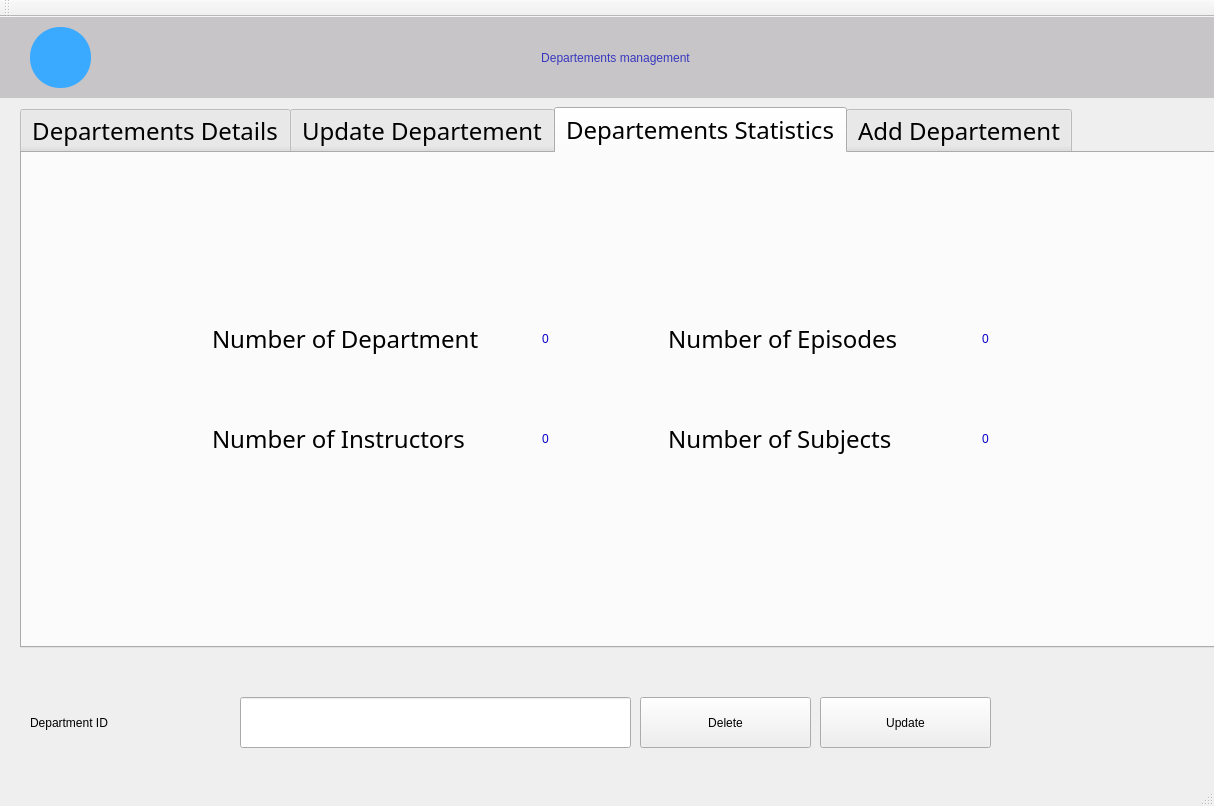
<?xml version="1.0" encoding="UTF-8"?>
<ui version="4.0">
 <class>department</class>
 <widget class="QMainWindow" name="department">
  <property name="geometry">
   <rect>
    <x>0</x>
    <y>0</y>
    <width>1214</width>
    <height>806</height>
   </rect>
  </property>
  <property name="windowTitle">
   <string>MainWindow</string>
  </property>
  <widget class="QWidget" name="centralwidget">
   <widget class="QLineEdit" name="deleteLine">
    <property name="geometry">
     <rect>
      <x>240</x>
      <y>680</y>
      <width>391</width>
      <height>51</height>
     </rect>
    </property>
    <property name="styleSheet">
     <string notr="true">font: 14pt &quot;Century Gothic&quot;;
color: rgb(173, 66, 164);</string>
    </property>
    <property name="text">
     <string/>
    </property>
   </widget>
   <widget class="QLabel" name="label_22">
    <property name="geometry">
     <rect>
      <x>30</x>
      <y>680</y>
      <width>231</width>
      <height>51</height>
     </rect>
    </property>
    <property name="styleSheet">
     <string notr="true">font: 16pt &quot;Century Gothic&quot;;</string>
    </property>
    <property name="text">
     <string>Department ID</string>
    </property>
   </widget>
   <widget class="QToolButton" name="back">
    <property name="enabled">
     <bool>true</bool>
    </property>
    <property name="geometry">
     <rect>
      <x>30</x>
      <y>10</y>
      <width>61</width>
      <height>61</height>
     </rect>
    </property>
    <property name="mouseTracking">
     <bool>false</bool>
    </property>
    <property name="tabletTracking">
     <bool>false</bool>
    </property>
    <property name="acceptDrops">
     <bool>false</bool>
    </property>
    <property name="autoFillBackground">
     <bool>false</bool>
    </property>
    <property name="styleSheet">
     <string notr="true">border-radius: 30px;
	background: #39AAFF;
	color: white;</string>
    </property>
    <property name="text">
     <string/>
    </property>
    <property name="icon">
     <iconset resource="images.qrc">
      <normaloff>:/back.png</normaloff>:/back.png</iconset>
    </property>
    <property name="iconSize">
     <size>
      <width>30</width>
      <height>30</height>
     </size>
    </property>
    <property name="checkable">
     <bool>false</bool>
    </property>
    <property name="autoRepeat">
     <bool>false</bool>
    </property>
    <property name="autoExclusive">
     <bool>false</bool>
    </property>
   </widget>
   <widget class="QTabWidget" name="tabWidget">
    <property name="geometry">
     <rect>
      <x>20</x>
      <y>90</y>
      <width>1621</width>
      <height>541</height>
     </rect>
    </property>
    <property name="font">
     <font>
      <family>Century Gothic</family>
      <pointsize>18</pointsize>
     </font>
    </property>
    <property name="tabPosition">
     <enum>QTabWidget::North</enum>
    </property>
    <property name="tabShape">
     <enum>QTabWidget::Rounded</enum>
    </property>
    <property name="currentIndex">
     <number>2</number>
    </property>
    <widget class="QWidget" name="tab_4">
     <property name="enabled">
      <bool>true</bool>
     </property>
     <attribute name="title">
      <string>Departements Details</string>
     </attribute>
     <widget class="QTableView" name="departments_table">
      <property name="geometry">
       <rect>
        <x>130</x>
        <y>90</y>
        <width>971</width>
        <height>361</height>
       </rect>
      </property>
      <property name="maximumSize">
       <size>
        <width>1211</width>
        <height>16777215</height>
       </size>
      </property>
      <property name="autoFillBackground">
       <bool>false</bool>
      </property>
      <property name="frameShape">
       <enum>QFrame::StyledPanel</enum>
      </property>
      <property name="frameShadow">
       <enum>QFrame::Sunken</enum>
      </property>
      <property name="sizeAdjustPolicy">
       <enum>QAbstractScrollArea::AdjustIgnored</enum>
      </property>
      <attribute name="verticalHeaderVisible">
       <bool>false</bool>
      </attribute>
      <attribute name="verticalHeaderCascadingSectionResizes">
       <bool>false</bool>
      </attribute>
     </widget>
     <widget class="QLabel" name="label_8">
      <property name="geometry">
       <rect>
        <x>10</x>
        <y>10</y>
        <width>601</width>
        <height>51</height>
       </rect>
      </property>
      <property name="styleSheet">
       <string notr="true">font: 13pt &quot;Century Gothic&quot;;</string>
      </property>
      <property name="text">
       <string>Search for department that you want</string>
      </property>
     </widget>
     <widget class="QPushButton" name="search_btn_2">
      <property name="geometry">
       <rect>
        <x>870</x>
        <y>10</y>
        <width>171</width>
        <height>51</height>
       </rect>
      </property>
      <property name="styleSheet">
       <string notr="true">font: 14pt &quot;Century Gothic&quot;;</string>
      </property>
      <property name="text">
       <string>Search</string>
      </property>
     </widget>
     <widget class="QLineEdit" name="searchLine">
      <property name="geometry">
       <rect>
        <x>440</x>
        <y>10</y>
        <width>421</width>
        <height>51</height>
       </rect>
      </property>
      <property name="styleSheet">
       <string notr="true">font: 14pt &quot;Century Gothic&quot;;
color: rgb(173, 66, 164);</string>
      </property>
      <property name="text">
       <string/>
      </property>
     </widget>
    </widget>
    <widget class="QWidget" name="tab">
     <attribute name="title">
      <string>Update Departement</string>
     </attribute>
     <widget class="QWidget" name="verticalLayoutWidget_3">
      <property name="geometry">
       <rect>
        <x>440</x>
        <y>140</y>
        <width>401</width>
        <height>191</height>
       </rect>
      </property>
      <layout class="QVBoxLayout" name="verticalLayout_3">
       <item>
        <widget class="QLineEdit" name="idLine">
         <property name="enabled">
          <bool>false</bool>
         </property>
         <property name="styleSheet">
          <string notr="true">font: 14pt &quot;Century Gothic&quot;;
color: rgb(173, 66, 164);</string>
         </property>
         <property name="text">
          <string/>
         </property>
        </widget>
       </item>
       <item>
        <widget class="QLineEdit" name="nameLine_2">
         <property name="styleSheet">
          <string notr="true">font: 14pt &quot;Century Gothic&quot;;
color: rgb(173, 66, 164);</string>
         </property>
         <property name="text">
          <string/>
         </property>
        </widget>
       </item>
      </layout>
     </widget>
     <widget class="QPushButton" name="save_btn">
      <property name="geometry">
       <rect>
        <x>560</x>
        <y>350</y>
        <width>141</width>
        <height>61</height>
       </rect>
      </property>
      <property name="styleSheet">
       <string notr="true">font: 14pt &quot;Century Gothic&quot;;</string>
      </property>
      <property name="text">
       <string>Save</string>
      </property>
     </widget>
     <widget class="QWidget" name="verticalLayoutWidget_4">
      <property name="geometry">
       <rect>
        <x>310</x>
        <y>150</y>
        <width>111</width>
        <height>161</height>
       </rect>
      </property>
      <layout class="QVBoxLayout" name="verticalLayout_4">
       <item>
        <widget class="QLabel" name="label_20">
         <property name="enabled">
          <bool>false</bool>
         </property>
         <property name="styleSheet">
          <string notr="true">font: 16pt &quot;Century Gothic&quot;;</string>
         </property>
         <property name="text">
          <string>ID</string>
         </property>
        </widget>
       </item>
       <item>
        <widget class="QLabel" name="label_18">
         <property name="styleSheet">
          <string notr="true">font: 16pt &quot;Century Gothic&quot;;</string>
         </property>
         <property name="text">
          <string>Name</string>
         </property>
        </widget>
       </item>
      </layout>
     </widget>
    </widget>
    <widget class="QWidget" name="tab_5">
     <attribute name="title">
      <string>Departements Statistics</string>
     </attribute>
     <widget class="QLabel" name="label_5">
      <property name="geometry">
       <rect>
        <x>190</x>
        <y>160</y>
        <width>311</width>
        <height>51</height>
       </rect>
      </property>
      <property name="styleSheet">
       <string notr="true">font: 16pt &quot;Century Gothic&quot;;</string>
      </property>
      <property name="text">
       <string>Number of Department</string>
      </property>
     </widget>
     <widget class="QLabel" name="label_9">
      <property name="geometry">
       <rect>
        <x>190</x>
        <y>260</y>
        <width>301</width>
        <height>51</height>
       </rect>
      </property>
      <property name="styleSheet">
       <string notr="true">font: 16pt &quot;Century Gothic&quot;;</string>
      </property>
      <property name="text">
       <string>Number of Instructors</string>
      </property>
     </widget>
     <widget class="QLabel" name="label_10">
      <property name="geometry">
       <rect>
        <x>640</x>
        <y>160</y>
        <width>301</width>
        <height>51</height>
       </rect>
      </property>
      <property name="styleSheet">
       <string notr="true">font: 16pt &quot;Century Gothic&quot;;</string>
      </property>
      <property name="text">
       <string> Number of Episodes</string>
      </property>
     </widget>
     <widget class="QLabel" name="dep_counter">
      <property name="geometry">
       <rect>
        <x>520</x>
        <y>160</y>
        <width>91</width>
        <height>51</height>
       </rect>
      </property>
      <property name="styleSheet">
       <string notr="true">font: 30pt &quot;Century Gothic&quot;;
color: rgb(6, 0, 203);</string>
      </property>
      <property name="text">
       <string>0</string>
      </property>
     </widget>
     <widget class="QLabel" name="ins_counter">
      <property name="geometry">
       <rect>
        <x>520</x>
        <y>260</y>
        <width>91</width>
        <height>51</height>
       </rect>
      </property>
      <property name="styleSheet">
       <string notr="true">font: 30pt &quot;Century Gothic&quot;;
color: rgb(6, 0, 203);</string>
      </property>
      <property name="text">
       <string>0</string>
      </property>
     </widget>
     <widget class="QLabel" name="epi_counter">
      <property name="geometry">
       <rect>
        <x>960</x>
        <y>160</y>
        <width>91</width>
        <height>51</height>
       </rect>
      </property>
      <property name="styleSheet">
       <string notr="true">font: 30pt &quot;Century Gothic&quot;;
color: rgb(6, 0, 203);</string>
      </property>
      <property name="text">
       <string>0</string>
      </property>
     </widget>
     <widget class="QLabel" name="label_11">
      <property name="geometry">
       <rect>
        <x>640</x>
        <y>260</y>
        <width>301</width>
        <height>51</height>
       </rect>
      </property>
      <property name="styleSheet">
       <string notr="true">font: 16pt &quot;Century Gothic&quot;;</string>
      </property>
      <property name="text">
       <string> Number of Subjects</string>
      </property>
     </widget>
     <widget class="QLabel" name="sub_counter">
      <property name="geometry">
       <rect>
        <x>960</x>
        <y>260</y>
        <width>91</width>
        <height>51</height>
       </rect>
      </property>
      <property name="styleSheet">
       <string notr="true">font: 30pt &quot;Century Gothic&quot;;
color: rgb(6, 0, 203);</string>
      </property>
      <property name="text">
       <string>0</string>
      </property>
     </widget>
    </widget>
    <widget class="QWidget" name="tab_6">
     <attribute name="title">
      <string>Add Departement</string>
     </attribute>
     <widget class="QPushButton" name="add_btn_2">
      <property name="geometry">
       <rect>
        <x>880</x>
        <y>170</y>
        <width>141</width>
        <height>61</height>
       </rect>
      </property>
      <property name="styleSheet">
       <string notr="true">font: 14pt &quot;Century Gothic&quot;;</string>
      </property>
      <property name="text">
       <string>Add New</string>
      </property>
     </widget>
     <widget class="QWidget" name="verticalLayoutWidget">
      <property name="geometry">
       <rect>
        <x>420</x>
        <y>110</y>
        <width>427</width>
        <height>182</height>
       </rect>
      </property>
      <layout class="QVBoxLayout" name="verticalLayout">
       <item>
        <layout class="QHBoxLayout" name="horizontalLayout">
         <item>
          <widget class="QLineEdit" name="nameLine">
           <property name="styleSheet">
            <string notr="true">font: 14pt &quot;Century Gothic&quot;;
color: rgb(173, 66, 164);</string>
           </property>
           <property name="text">
            <string/>
           </property>
          </widget>
         </item>
        </layout>
       </item>
      </layout>
     </widget>
     <widget class="QWidget" name="verticalLayoutWidget_2">
      <property name="geometry">
       <rect>
        <x>180</x>
        <y>110</y>
        <width>237</width>
        <height>181</height>
       </rect>
      </property>
      <layout class="QVBoxLayout" name="verticalLayout_2">
       <item>
        <widget class="QLabel" name="label_16">
         <property name="styleSheet">
          <string notr="true">font: 16pt &quot;Century Gothic&quot;;</string>
         </property>
         <property name="text">
          <string>Name</string>
         </property>
        </widget>
       </item>
      </layout>
     </widget>
    </widget>
   </widget>
   <widget class="QPushButton" name="update_btn">
    <property name="geometry">
     <rect>
      <x>820</x>
      <y>680</y>
      <width>171</width>
      <height>51</height>
     </rect>
    </property>
    <property name="styleSheet">
     <string notr="true">font: 14pt &quot;Century Gothic&quot;;</string>
    </property>
    <property name="text">
     <string>Update</string>
    </property>
   </widget>
   <widget class="QLabel" name="label_6">
    <property name="geometry">
     <rect>
      <x>0</x>
      <y>0</y>
      <width>1231</width>
      <height>81</height>
     </rect>
    </property>
    <property name="styleSheet">
     <string notr="true">font: 35pt &quot;Century Gothic&quot;;
color: rgb(56, 56, 191);
background-color: rgb(199, 197, 199);</string>
    </property>
    <property name="text">
     <string>Departements management</string>
    </property>
    <property name="alignment">
     <set>Qt::AlignCenter</set>
    </property>
   </widget>
   <widget class="QPushButton" name="delete_btn">
    <property name="geometry">
     <rect>
      <x>640</x>
      <y>680</y>
      <width>171</width>
      <height>51</height>
     </rect>
    </property>
    <property name="styleSheet">
     <string notr="true">font: 14pt &quot;Century Gothic&quot;;</string>
    </property>
    <property name="text">
     <string>Delete</string>
    </property>
   </widget>
   <zorder>label_6</zorder>
   <zorder>deleteLine</zorder>
   <zorder>label_22</zorder>
   <zorder>back</zorder>
   <zorder>tabWidget</zorder>
   <zorder>update_btn</zorder>
   <zorder>delete_btn</zorder>
  </widget>
  <widget class="QMenuBar" name="menubar">
   <property name="geometry">
    <rect>
     <x>0</x>
     <y>0</y>
     <width>1214</width>
     <height>25</height>
    </rect>
   </property>
  </widget>
  <widget class="QStatusBar" name="statusbar"/>
  <widget class="QToolBar" name="toolBar">
   <property name="windowTitle">
    <string>toolBar</string>
   </property>
   <attribute name="toolBarArea">
    <enum>TopToolBarArea</enum>
   </attribute>
   <attribute name="toolBarBreak">
    <bool>false</bool>
   </attribute>
  </widget>
 </widget>
 <resources>
  <include location="images.qrc"/>
 </resources>
 <connections/>
</ui>
